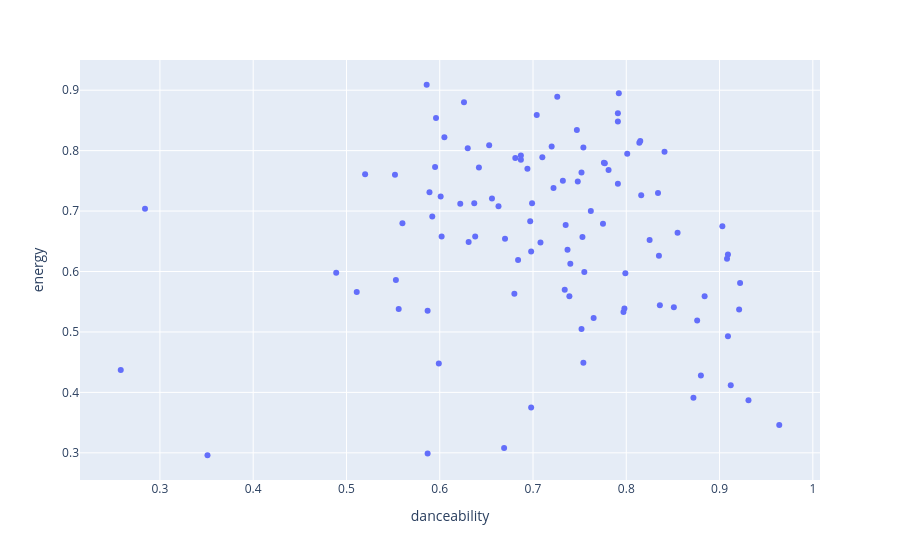

The notebook cell saved with this chart:
### Code cell
#Gráfico de dispersão que mostra o X = o quanto a música é dançante e Y = o quanto a música é energética/traz emoções 
#E quando passar o mouse no pontinho você pode ver o nome da música

fig = px.scatter(
    df,
    x='danceability',
    y='energy',
    hover_name='name'
)

fig.show()

### Figure 1 — Plotly figure (JSON) as saved in the notebook; plotly's stock layout.template omitted (floating-point values rounded to 4 significant figures)
{"data": [{"hovertemplate": "<b>%{hovertext}</b><br><br>danceability=%{x}<br>energy=%{y}<extra></extra>", "hovertext": ["God's Plan", "SAD!", "rockstar (feat. 21 Savage)", "Psycho (feat. Ty Dolla $ign)", "In My Feelings", "Better Now", "I Like It", "One Kiss (with Dua Lipa)", "IDGAF", "FRIENDS", "Havana", "Lucid Dreams", "Nice For What", "Girls Like You (feat. Cardi B)", "The Middle", "All The Stars (with SZA)", "no tears left to cry", "X", "Moonlight", "Look Alive (feat. Drake)", "These Days (feat. Jess Glynne, Macklemore & Dan Caplen)", "Te Bot? - Remix", "Mine", "Youngblood", "New Rules", "Shape of You", "Love Lies (with Normani)", "Meant to Be (feat. Florida Georgia Line)", "Jocelyn Flores", "Perfect", "Taste (feat. Offset)", "Solo (feat. Demi Lovato)", "I Fall Apart", "Nevermind", "?chame La Culpa", "Eastside (with Halsey & Khalid)", "Never Be the Same", "Wolves", "changes", "In My Mind", "River (feat. Ed Sheeran)", "Dura", "SICKO MODE", "Thunder", "Me Niego", "Jackie Chan", "Finesse (Remix) [feat. Cardi B]", "Back To You - From 13 Reasons Why ? Season 2 Soundtrack", "Let You Down", "Call Out My Name", "Ric Flair Drip (& Metro Boomin)", "Happier", "Too Good At Goodbyes", "Freaky Friday (feat. Chris Brown)", "Believer", "FEFE (feat. Nicki Minaj & Murda Beatz)", "Rise", "Body (feat. brando)", "XO TOUR Llif3", "Sin Pijama", "2002", "Nonstop", "Fuck Love (feat. Trippie Redd)", "In My Blood", "Silence", "God is a woman", "D?jala que vuelva (feat. Manuel Turizo)", "Flames", "What Lovers Do", "Taki Taki (with Selena Gomez, Ozuna & Cardi B)", "Let Me Go (with Alesso, Florida Georgia Line & watt)", "Feel It Still", "Pray For Me (with Kendrick Lamar)", "Walk It Talk It", "Him & I (with Halsey)", "Candy Paint", "Congratulations", "1, 2, 3 (feat. Jason Derulo & De La Ghetto)", "Criminal", "Plug Walk", "lovely (with Khalid)", "Stir Fry", "HUMBLE.", "Vaina Loca", "Perfect Duet (Ed Sheeran & Beyonc?)", "Coraz?n (feat. Nego do Borel)", "Young Dumb & Broke", "S?guelo Bailando", "Downtown", "Bella", "Promises (with Sam Smith)", "Yes Indeed", "I Like Me Better", "This Is Me", "Everybody Dies In Their Nightmares", "Rewrite The Stars", "I Miss You (feat. Julia Michaels)", "No Brainer", "Dusk Till Dawn - Radio Edit", "Be Alright"], "legendgroup": "", "marker": {"color": "#636efa", "symbol": "circle"}, "mode": "markers", "name": "", "orientation": "v", "showlegend": false, "type": "scatter", "x": [0.754, 0.74, 0.587, 0.739, 0.835, 0.68, 0.816, 0.791, 0.836, 0.626, 0.765, 0.511, 0.586, 0.851, 0.753, 0.698, 0.699, 0.595, 0.921, 0.922, 0.653, 0.903, 0.71, 0.596, 0.762, 0.825, 0.708, 0.642, 0.872, 0.599, 0.884, 0.737, 0.556, 0.592, 0.726, 0.56, 0.637, 0.72, 0.669, 0.694, 0.748, 0.791, 0.834, 0.605, 0.777, 0.747, 0.704, 0.601, 0.656, 0.489, 0.88, 0.687, 0.698, 0.755, 0.776, 0.931, 0.687, 0.752, 0.732, 0.791, 0.697, 0.912, 0.797, 0.622, 0.52, 0.602, 0.681, 0.631, 0.799, 0.841, 0.663, 0.801, 0.735, 0.909, 0.589, 0.67, 0.63, 0.792, 0.814, 0.876, 0.351, 0.815, 0.908, 0.754, 0.587, 0.722, 0.798, 0.855, 0.775, 0.909, 0.781, 0.964, 0.752, 0.284, 0.734, 0.684, 0.638, 0.552, 0.258, 0.553], "xaxis": "x", "y": [0.449, 0.613, 0.535, 0.559, 0.626, 0.563, 0.726, 0.862, 0.544, 0.88, 0.523, 0.566, 0.909, 0.541, 0.657, 0.633, 0.713, 0.773, 0.537, 0.581, 0.809, 0.675, 0.789, 0.854, 0.7, 0.652, 0.648, 0.772, 0.391, 0.448, 0.559, 0.636, 0.538, 0.691, 0.889, 0.68, 0.713, 0.807, 0.308, 0.77, 0.749, 0.848, 0.73, 0.822, 0.779, 0.834, 0.859, 0.724, 0.721, 0.598, 0.428, 0.792, 0.375, 0.599, 0.78, 0.387, 0.785, 0.764, 0.75, 0.745, 0.683, 0.412, 0.533, 0.712, 0.761, 0.658, 0.788, 0.649, 0.597, 0.798, 0.708, 0.795, 0.677, 0.628, 0.731, 0.654, 0.804, 0.895, 0.813, 0.519, 0.296, 0.816, 0.621, 0.805, 0.299, 0.738, 0.539, 0.664, 0.679, 0.493, 0.768, 0.346, 0.505, 0.704, 0.57, 0.619, 0.658, 0.76, 0.437, 0.586], "yaxis": "y"}], "layout": {"legend": {"tracegroupgap": 0}, "margin": {"t": 60}, "xaxis": {"anchor": "y", "domain": [0, 1], "title": {"text": "danceability"}}, "yaxis": {"anchor": "x", "domain": [0, 1], "title": {"text": "energy"}}}}
